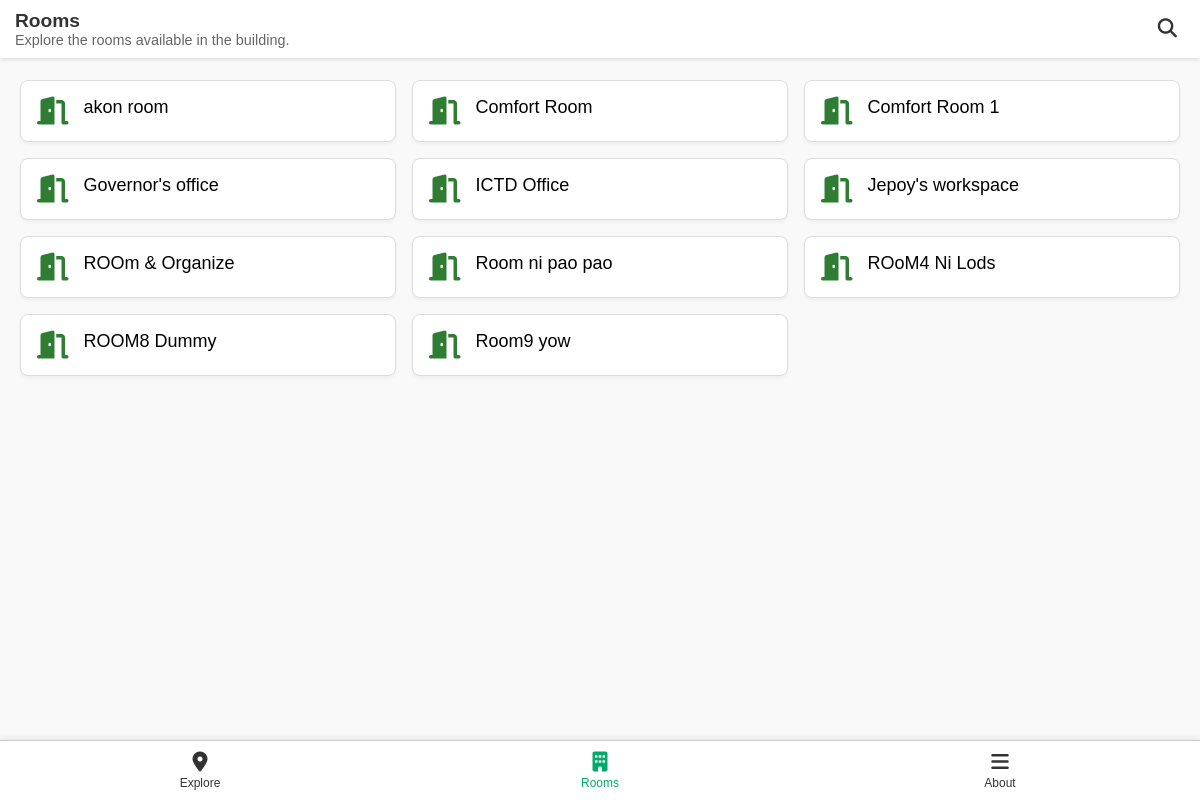
/mobileScreen/rooms.php, run on an earlier commit of the app's database.
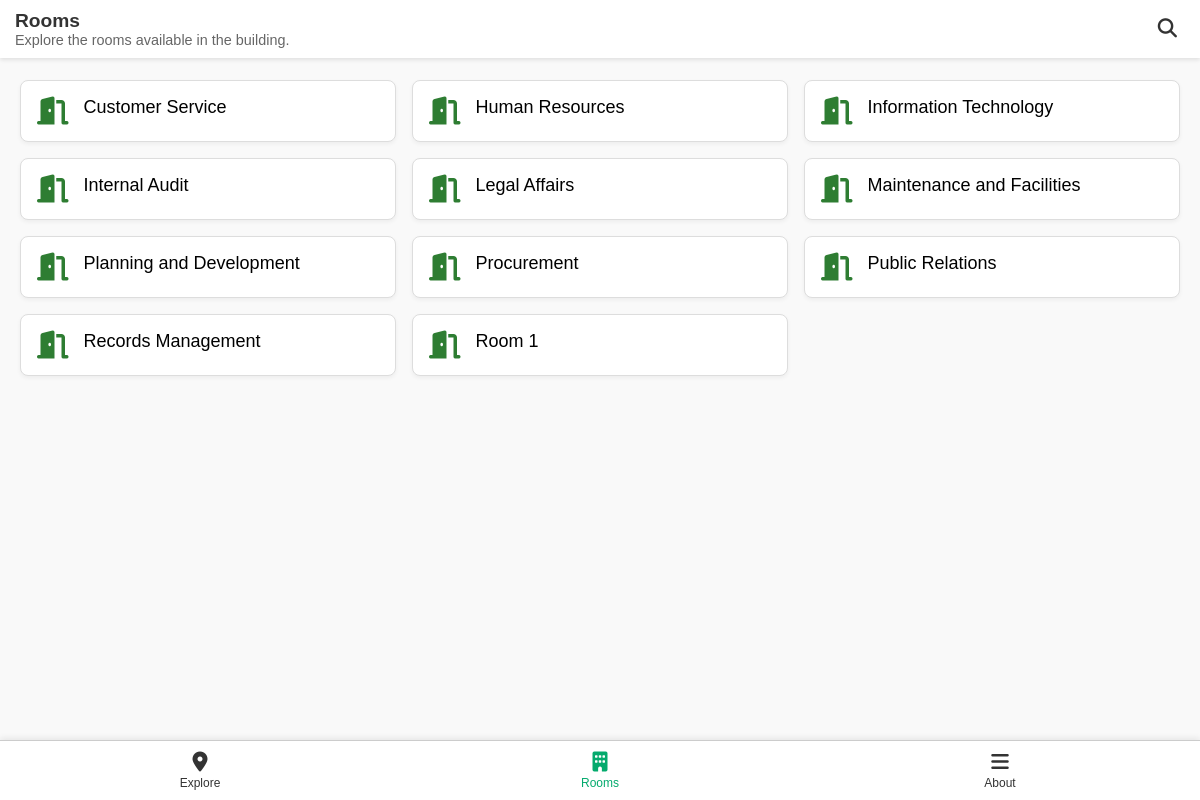
And on a later commit of the database.
### tables this page shows
CREATE TABLE `offices` (
  `id` int(11) NOT NULL,
  `name` varchar(100) NOT NULL,
  `details` text DEFAULT NULL,
  `contact` varchar(100) DEFAULT NULL,
  `location` varchar(150) DEFAULT NULL,
  `services` text DEFAULT NULL,
  `created_at` timestamp NOT NULL DEFAULT current_timestamp(),
  `status` enum('active','inactive') NOT NULL DEFAULT 'active',
  `created_by` int(11) DEFAULT NULL
);

### mobileScreen/rooms.php (the view, shortened to what this page needs)
<?php
include __DIR__ . '/../connect_db.php';
$offices = [];
$error_message = null;
$is_ajax = isset($_SERVER['HTTP_X_REQUESTED_WITH']) && strtolower($_SERVER['HTTP_X_REQUESTED_WITH']) === 'xmlhttprequest';
$search_query = isset($_GET['search']) ? trim($_GET['search']) : '';
try {
    if (!empty($search_query)) {
        $stmt = $connect->prepare("SELECT id, name FROM offices WHERE name LIKE :search ORDER BY name ASC");
        $search_param = $search_query . "%";
        $stmt->bindParam(':search', $search_param, PDO::PARAM_STR);
    } else {
        $stmt = $connect->query("SELECT id, name FROM offices ORDER BY name ASC");
    }
    $offices = $stmt->fetchAll(PDO::FETCH_ASSOC);
} catch (Exception $e) {
    $error_message = "Error fetching offices: " . $e->getMessage();
    error_log("Error in rooms.php: " . $e->getMessage());
    if ($is_ajax) {
        header('Content-Type: application/json');
        echo json_encode([
            'success' => false,
            'error' => $error_message
        ]);
        exit;
    }
}
?>
<!DOCTYPE html>
<html lang="en">
<head>
    <link rel="stylesheet" href="rooms.css">
    <link rel="stylesheet" href="https://cdnjs.cloudflare.com/ajax/libs/font-awesome/6.5.0/css/all.min.css">
</head>
<body>
    <header class="header">
        <div class="header-content">
            <h2 class="section-title">Rooms</h2>
            <p class="section-subtitle">Explore the rooms available in the building.</p>
        </div>
        <div class="header-actions">
            <button id="searchBtn" class="search-button" aria-label="Search rooms">
                <i class="fas fa-search"></i>
            </button>
        </div>
    </header>
    <main class="content">
        <div class="rooms-grid" id="roomsGrid">
            <?php if ($error_message): ?>
                <p class="error-message"><?php echo htmlspecialchars($error_message); ?></p>
            <?php else: ?>                <?php foreach ($offices as $office): ?>
                    <a href="office_details.php?id=<?php echo htmlspecialchars($office['id']); ?>" class="room-card-link">
                        <div class="room-card">
                            <i class="fas fa-door-open room-icon"></i>
                            <div class="room-info">
                                <h3 class="room-name"><?php echo htmlspecialchars($office['name'] ?? 'N/A'); ?></h3>
                            </div>
                        </div>
                    </a>
                <?php endforeach; ?>
            <?php endif; ?>
        </div>
    </main>
    <nav class="bottom-nav" role="navigation" aria-label="Visitor navigation">
        <a href="explore.php" aria-label="Explore">
            <i class="fas fa-map-marker-alt"></i>
            <span>Explore</span>
        </a>
        <a href="rooms.php" class="active" aria-label="Rooms">
            <i class="fas fa-building"></i>
            <span>Rooms</span>
        </a>
        <a href="about.php" aria-label="About">
            <i class="fas fa-bars"></i>
            <span>About</span>
        </a>
    </nav>
</body>
</html>

### mobileScreen/rooms.css (style rules this page uses)
body { margin: 0; font-family: Arial, sans-serif; background-color: #f9f9f9; }
.header { position: fixed; top: 0; left: 0; width: 100%; background-color: #ffffff; color: #333; padding: 10px 15px; box-shadow: 0 2px 4px rgba(0, 0, 0, 0.1); z-index: 1000; display: flex; justify-content: space-between; align-items: center; box-sizing: border-box; }
.header-content { flex-grow: 1; }
.header .section-title { margin: 0; font-size: 1.2em; font-weight: bold; color: #333; }
.header .section-subtitle { margin: 0; font-size: 0.9em; color: #666; }
.search-button { background: none; border: none; color: #333; font-size: 1.2em; padding: 8px; cursor: pointer; display: flex; align-items: center; justify-content: center; transition: color 0.2s; }
.room-card-link { text-decoration: none; color: inherit; display: block; }
.content { padding: 80px 20px 20px 20px; padding-bottom: 80px; }
.bottom-nav { position: fixed !important; bottom: 0 !important; left: 0 !important; width: 100% !important; background-color: #ffffff !important; border-top: 1px solid #ccc !important; display: flex !important; justify-content: space-around !important; align-items: center !important; padding: 8px 0 !important; box-shadow: 0 -2px 6px rgba(0, 0, 0, 0.08) !important; z-index: 1001 !important; height: 60px !important; box-sizing: border-box !important; visibility: visible !important; opacity: 1 !important; }
.bottom-nav a { text-decoration: none; color: #333; font-size: 12px; text-align: center; flex: 1; }
.bottom-nav a i { font-size: 20px; display: block; margin-bottom: 4px; }
.bottom-nav a.active { color: #04aa6d; }
.content { padding: 80px 20px 20px 20px; padding-bottom: 80px; padding: 80px 20px 80px 20px; }
.section-title { font-size: 24px; font-weight: 600; margin-bottom: 15px; color: #2e7d32; }
.rooms-grid { display: grid; gap: 16px; grid-template-columns: 1fr; }
.room-card { background-color: #fff; border: 1px solid #ddd; padding: 16px; display: flex; align-items: flex-start; border-radius: 8px; box-shadow: 0 2px 4px rgba(0, 0, 0, 0.05); transition: transform 0.2s ease; }
.room-icon { font-size: 28px; margin-right: 15px; color: #2e7d32; }
.room-info { flex: 1; }
.room-name { font-size: 18px; font-weight: 500; margin: 0 0 5px; }
@media (min-width: 600px) { .rooms-grid { grid-template-columns: repeat(2, 1fr); } }
@media (min-width: 900px) { .rooms-grid { grid-template-columns: repeat(3, 1fr); } }

What changed in the data, as far as the page shows it:
removed offices: name "akon room"
removed offices: name "Comfort Room"
removed offices: name "Comfort Room 1"
removed offices: name "Governor's office"
removed offices: name "ICTD Office"
removed offices: name "Jepoy's workspace"
removed offices: name "ROOm & Organize"
removed offices: name "Room ni pao pao"
removed offices: name "ROoM4 Ni Lods"
removed offices: name "ROOM8 Dummy"
removed offices: name "Room9 yow"
added offices: name "Customer Service"
added offices: name "Human Resources"
added offices: name "Information Technology"
added offices: name "Internal Audit"
added offices: name "Legal Affairs"
added offices: name "Maintenance and Facilities"
added offices: name "Planning and Development"
added offices: name "Procurement"
added offices: name "Public Relations"
added offices: name "Records Management"
added offices: name "Room 1"
